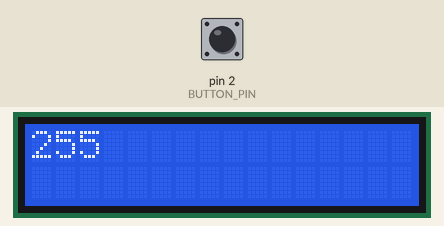
This sketch was run on a simulated Arduino Uno, built with avr-gcc and run on an emulated ATmega328P. Shown: 16×2 character LCD. Inputs (shaded band) come from the test bench; at power-on: pin 2 (BUTTON_PIN) HIGH. EEPROM starts erased.

Above: at 1.2 s.
1.3 s: pin 2 (BUTTON_PIN) pulled LOW for 0.15 s
At 2.5 s:
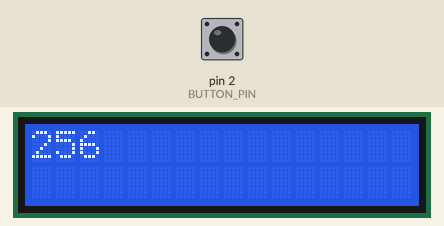
2.9 s: pin 2 (BUTTON_PIN) pulled LOW for 1 s
At 3.6 s:
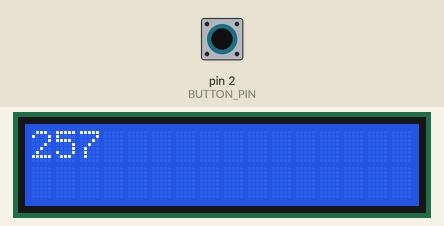
5.4 s: pin 2 (BUTTON_PIN) pulled LOW for 1 s
At 6.3 s:
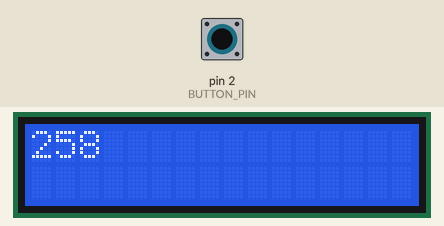
7.9 s: pin 2 (BUTTON_PIN) pulled LOW for 3.2 s
At 9.1 s:
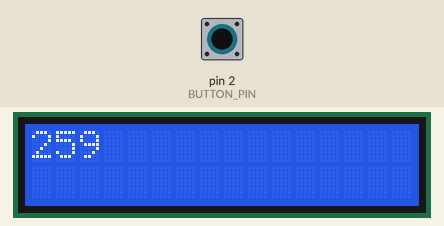
Timing chart, 0 to 10.9 s (numbered marks = the images above; inputs shaded):
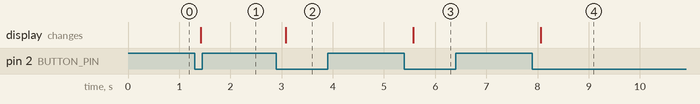

Measured:
- after the input at 1.3 s, the display: changes after 0.12 s (image 1)
- after the input at 2.9 s, the display: changes after 0.18 s (image 2)
- after the input at 5.4 s, the display: changes after 0.17 s (image 3)
- after the input at 7.9 s, the display: changes after 0.16 s (image 4)

The sketch:

Interupt_LCD_EEPROM.ino
```cpp
#include <LiquidCrystal_I2C.h>
LiquidCrystal_I2C lcd(0x27,16,2);

#include <EEPROM.h>
int address = 0;
int counter = 0;

#include <Bounce2.h>
#define BUTTON_PIN 2
#define LED_PIN 5
Bounce b = Bounce(); // Instantiate a Bounce object

void setup() {
  lcd.init();
  lcd.backlight();

  b.attach(BUTTON_PIN,INPUT_PULLUP); // Attach the debouncer to a pin with INPUT_PULLUP mode
  b.interval(25); // Use a debounce interval of 25 milliseconds
  checkCountState();
}

void loop() {

   b.update(); // Update the Bounce instance
   if ( b.fell() ) {  // Call code if button transitions from HIGH to LOW
     counter +=1;
   }

   lcd.setCursor(0,0);
   lcd.print(counter);


    EEPROM.update(0,counter);
  delay(100);
}
void checkCountState(){
   Serial.println("Count status after restart: ");
   counter = EEPROM.read(0);
   lcd.setCursor(0,0);
   lcd.print(counter);
}
```
